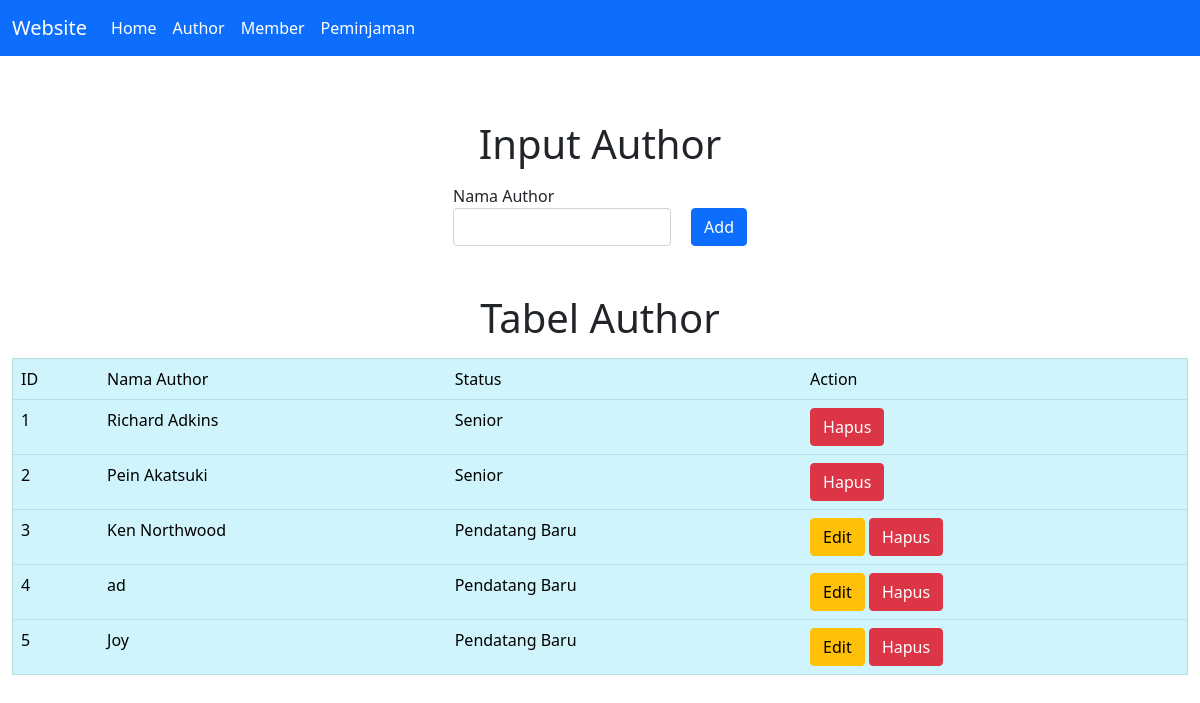
Page /Latihan11_mvc_code/author.php on the committed database.
### tables this page shows
CREATE TABLE `author` (
  `id_author` int(11) NOT NULL,
  `nama` varchar(100) NOT NULL,
  `status` varchar(50) NOT NULL
);

### Latihan11_mvc_code/conf.php (called while the page is built)
<?php
$db_host = "localhost";
$db_user = "root";
$db_pass = "";
$db_name = "db_perpustakaan";
?>

### Latihan11_mvc_code/includes/DB.class.php (called while the page is built, shortened)
<?php
class DB
{
    var $db_host = "";
    var $db_user = "";
    var $db_pass = "";
    var $db_name = "";
    var $db_link = "";
    var $result = 0;
    function __construct($db_host = '', $db_user = '', $db_pass = '', $db_name = '')
    {
        $this->db_host = $db_host;
        $this->db_user = $db_user;
        $this->db_pass = $db_pass;
        $this->db_name = $db_name;
    }
    function open()
    {
        $this->db_link = mysqli_connect($this->db_host, $this->db_user, $this->db_pass, $this->db_name);
    }
    function execute($query = "")
    {
        $this->result = mysqli_query($this->db_link, $query);
        return $this->result;
    }
    function getResult()
    {
        return mysqli_fetch_array($this->result);
    }
}
?>

### Latihan11_mvc_code/includes/Author.class.php (called while the page is built, shortened)
<?php
class Author extends DB
{
    function getAuthor()
    {
        $query = "SELECT * FROM author";
        return $this->execute($query);
    }
}

### Latihan11_mvc_code/author.php (the view, shortened to what this page needs)
<?php
include("conf.php");
include("includes/DB.class.php");
include("includes/Author.class.php");
$author = new Author($db_host, $db_user, $db_pass, $db_name);
$author->open();
$author->getAuthor();
$data = null;
$no = 1;
while (list($id, $nama, $status) = $author->getResult()) {
    if ($status == 'Senior') {
        $data .= "<tr>
                <td>" . $no++ . "</td>
                <td>" . $nama . "</td>
                <td>" . $status . "</td>
                <td>
                <a href='author.php?id_hapus=" . $id . "' class='btn btn-danger''>Hapus</a>
                </td>
                </tr>";
    } else {
        $data .= "<tr>
                <td>" . $no++ . "</td>
                <td>" . $nama . "</td>
                <td>" . $status . "</td>
                <td>
                <a href='author.php?id_edit=" . $id .  "' class='btn btn-warning''>Edit</a>
                <a href='author.php?id_hapus=" . $id . "' class='btn btn-danger''>Hapus</a>
                </td>
                </tr>";
    }
}

### rows in the picture
author: nama "Richard Adkins", status "Senior"
author: nama "Pein Akatsuki", status "Senior"
author: nama "Ken Northwood", status "Pendatang Baru"
author: nama "ad", status "Pendatang Baru"
author: nama "Joy", status "Pendatang Baru"
